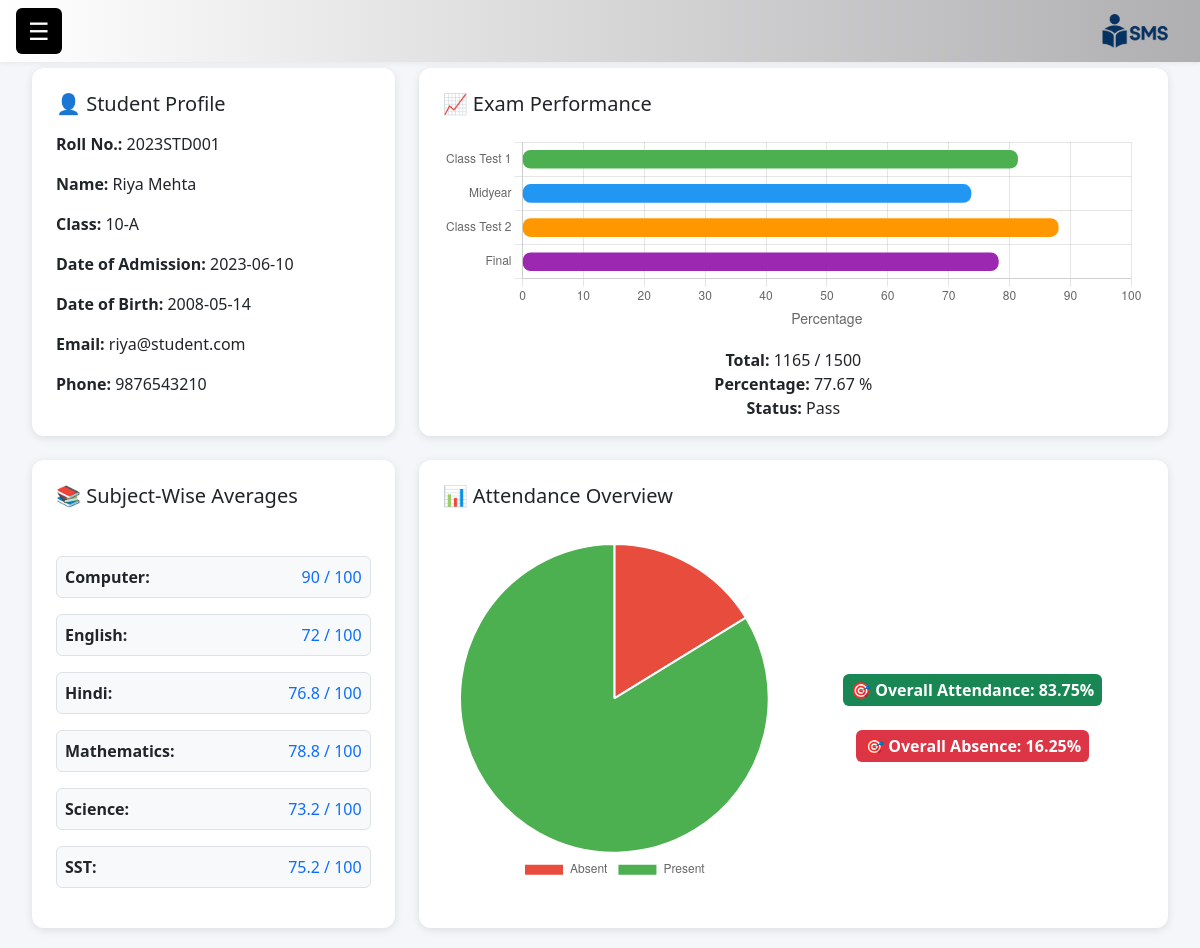
The page /student/dashboard.php (signed in) on the database its author committed.
### tables this page shows
CREATE TABLE `students` (
  `enroll_no` varchar(20) NOT NULL,
  `name` varchar(100) NOT NULL,
  `email` varchar(100) NOT NULL,
  `phone` varchar(15) NOT NULL,
  `class` varchar(20) NOT NULL,
  `profile_image` varchar(200) NOT NULL,
  `dob` date NOT NULL,
  `admission_date` date NOT NULL,
  `gender` enum('Male','Female','Other') NOT NULL,
  `address` text DEFAULT NULL,
  `blood_group` enum('A+','A-','B+','B-','AB+','AB-','O+','O-') DEFAULT NULL,
  `father_name` varchar(100) DEFAULT NULL,
  `father_phone` varchar(15) DEFAULT NULL,
  `mother_name` varchar(100) DEFAULT NULL,
  `mother_phone` varchar(15) DEFAULT NULL
);

CREATE TABLE `marks` (
  `enroll_no` varchar(20) NOT NULL,
  `subject_name` varchar(100) NOT NULL,
  `class_test_1` int(11) DEFAULT NULL CHECK (`class_test_1` between 0 and 25),
  `midyear` int(11) DEFAULT NULL CHECK (`midyear` between 0 and 100),
  `class_test_2` int(11) DEFAULT NULL CHECK (`class_test_2` between 0 and 25),
  `final` int(11) DEFAULT NULL CHECK (`final` between 0 and 100),
  `total_marks` int(11) GENERATED ALWAYS AS (`class_test_1` + `midyear` + `class_test_2` + `final`) STORED,
  `out_of_marks` int(11) DEFAULT 250,
  `result` enum('Pass','Fail') DEFAULT NULL
);

### student/dashboard.php (the view, shortened to what this page needs)
<?php
include("../includes/student_header.php");
require_once ("../includes/db.php");
$enroll_no = $_SESSION['enroll_no'];
$student = $conn->query("SELECT * FROM students WHERE enroll_no = '$enroll_no'")->fetch_assoc();
$attendance = $conn->query("SELECT * FROM attendance WHERE enroll_no = '$enroll_no'")->fetch_assoc();
$marksRaw = $conn->query("SELECT * FROM marks WHERE enroll_no = '$enroll_no'");
$examTotals = ['class_test_1' => 0, 'midyear' => 0, 'class_test_2' => 0, 'final' => 0];
$subjectCount = 0;
$totalScored = 0;
$pass_fail = 'Pass';
while ($row = $marksRaw->fetch_assoc()) {
	$examTotals['class_test_1'] += $row['class_test_1'];
	$examTotals['midyear'] += $row['midyear'];
	$examTotals['class_test_2'] += $row['class_test_2'];
	$examTotals['final'] += $row['final'];
	$totalScored += $row['class_test_1'] + $row['midyear'] + $row['class_test_2'] + $row['final'];
	$subjectCount++;
}
$subjectAverages = [];
$marksRaw->data_seek(0);
while ($row = $marksRaw->fetch_assoc()) {
	$subject = $row['subject_name'];
	$total = $row['class_test_1'] + $row['midyear'] + $row['class_test_2'] + $row['final'];
	$subjectAverages[$subject] = round($total / 250 * 100, 2);
}
$grandTotalOutOf = 250 * $subjectCount;
$ctOutOf = 25 * $subjectCount;
$mainOutOf = 100 * $subjectCount;
$examPercents = [
	'Class Test 1' => round(($examTotals['class_test_1'] / $ctOutOf) * 100, 2),
	'Midyear' => round(($examTotals['midyear'] / $mainOutOf) * 100, 2),
	'Class Test 2' => round(($examTotals['class_test_2'] / $ctOutOf) * 100, 2),
	'Final' => round(($examTotals['final'] / $mainOutOf) * 100, 2)
];
$exams = [
	'Pre CT1' => $attendance['pre_ct1_attendance'] ?? 0,
	'Pre Mid' => $attendance['pre_mid_attendance'] ?? 0,
	'Pre CT2' => $attendance['pre_ct2_attendance'] ?? 0,
	'Pre Final' => $attendance['pre_final_attendance'] ?? 0
];
$presentTotal = round(array_sum($exams) / count($exams), 2);
$absentPercent = 100 - $presentTotal;
?>
<!DOCTYPE html>
<html lang="en">
<head>
	<link href="https://cdn.jsdelivr.net/npm/bootstrap@5.3.2/dist/css/bootstrap.min.css" rel="stylesheet">
</head>
<body>
	<div class="container-fluid">
		<div class="row g-4">
			<div class="col-md-4">
				<div class="card profile-box p-4 h-100">
					<h5 class="mb-3">👤 Student Profile</h5>
					<p><strong>Roll No.:</strong> <?= $student['enroll_no'] ?></p>
					<p><strong>Name:</strong> <?= $student['name'] ?></p>
					<p><strong>Class:</strong> <?= $student['class'] ?></p>
					<p><strong>Date of Admission:</strong> <?= $student['admission_date'] ?></p>
					<p><strong>Date of Birth:</strong> <?= $student['dob'] ?></p>
					<p><strong>Email:</strong> <?= $student['email'] ?></p>
					<p><strong>Phone:</strong> <?= $student['phone'] ?></p>
				</div>
			</div>
			<div class="col-md-8">
				<div class="card p-4 pb-0 h-100">
					<h5 class="mb-3">📈 Exam Performance</h5>
					<div style="overflow-x: auto;">
						<canvas id="marksChart" height="200" style="max-height: 200px;"></canvas>
					</div>
					<div class="mt-3 text-center">
						<strong>Total:</strong> <?= $totalScored ?> / <?= $grandTotalOutOf ?><br>
						<strong>Percentage:</strong> <?= round($totalScored / $grandTotalOutOf * 100, 2) ?> % <br>
						<strong>Status:</strong> <?= $pass_fail ?? 'N/A' ?>
					</div>
				</div>
			</div>
			<div class="col-md-4">
				<div class="card p-4 h-100">
					<h5 class="mb-5">📚 Subject-Wise Averages</h5>
					<?php foreach ($subjectAverages as $subject => $avg): ?>
						<div class="border rounded p-2 mb-3 bg-light">
							<strong><?= htmlspecialchars($subject) ?>:</strong>
							<span class="float-end text-primary"><?= $avg ?> / 100</span>
						</div>
					<?php endforeach; ?>
				</div>
			</div>
			<div class="col-md-8">
				<div class="card p-4 h-100">
					<h5 class="mb-3">📊 Attendance Overview</h5>
					<div class="d-flex flex-wrap align-items-center justify-content-between h-100">
						<div style="flex: 1; display: flex; justify-content: center; min-width: 260px;">
							<canvas id="attendanceChart" width="260" height="260"></canvas>
						</div>
						<div style="flex: 1; min-width: 250px;" class="mt-3 mt-md-0 ps-3">
							<div class="row g-3">
								<div class="col-12 text-center">
									<div class="mt-2 badge bg-success p-2 fs-6">
										🎯 Overall Attendance:
										<strong><?= $presentTotal ?>%</strong>
									</div>
								</div>
								<div class="col-12 text-center">
									<div class="mt-2 badge bg-danger p-2 fs-6">
										🎯 Overall Absence:
										<strong><?= $absentPercent ?>%</strong>
									</div>
								</div>
							</div>
						</div>
					</div>
				</div>
			</div>
		</div>
	</div>
	<script>
		const attendanceChart = new Chart(document.getElementById('attendanceChart'), {
			type: 'pie',
			data: {
				labels: [
					'Absent',
					'Present'
				],
				datasets: [{
					data: [
						<?= $absentPercent ?>,
						<?= $presentTotal ?>
					],
					backgroundColor: [
						'#e74c3c',  // Absent - Red
						'#4caf50',  // Present - Green
					],
					borderColor: '#fff',
					borderWidth: 2
				}]
			},
			options: {
				responsive: true,
				maintainAspectRatio: true,
				plugins: {
					legend: {
						position: 'bottom',
					}
				}
			}
		});
		const marksBar = new Chart(document.getElementById('marksChart'), {
			type: 'bar',
			data: {
				labels: ['Class Test 1', 'Midyear', 'Class Test 2', 'Final'],
				datasets: [{
					label: 'Average %',
					data: [
						<?= $examPercents['Class Test 1'] ?>,
						<?= $examPercents['Midyear'] ?>,
						<?= $examPercents['Class Test 2'] ?>,
						<?= $examPercents['Final'] ?>
					],
					backgroundColor: ['#4caf50', '#2196f3', '#ff9800', '#9c27b0'],
					borderRadius: 8,
					borderSkipped: false,
					barThickness: 18
				}]
			},
			options: {
				indexAxis: 'y',
				responsive: true,
				maintainAspectRatio: false,
				plugins: {
					legend: { display: false },
					tooltip: {
						callbacks: {
							label: function (context) {
								return context.raw + '%';
							}
						}
					}
				},
				scales: {
					x: {
						beginAtZero: true,
						max: 100,
						title: {
							display: true,
							text: 'Percentage',
							font: { size: 14 }
						}
					},
					y: {
						ticks: { font: { size: 12 } }
					}
				}
			}
		});
	</script>
</body>
</html>

### includes/student_header.php (style rules this page uses)
body { margin: 0; padding: 0; overflow-x: hidden; font-family: 'Segoe UI', sans-serif; background-color: #f5f6fa; transition: filter 0.3s ease; }

### student/dashboard.php (style rules this page uses)
body { background-color: #f5f6fa; font-family: 'Segoe UI', sans-serif; padding: 20px; }
.card { box-shadow: 0 2px 8px rgba(0, 0, 0, 0.1); border: none; border-radius: 12px; }
.profile-box { min-height: 300px; }

### rows shown on the page
students: enroll_no "2023STD001", name "Riya Mehta", class "10-A", admission_date "2023-06-10", dob "2008-05-14", email "riya@student.com", phone "9876543210"
marks: subject_name "SST", avg "75.2"

### other values the page prints
$totalScored "1165"
$grandTotalOutOf "1500"
$totalScored / $grandTotalOutOf * 100 "77.67"
$pass_fail "Pass"
$subject "Computer"
$avg "90"
$subject "English"
$avg "72"
$subject "Hindi"
$avg "76.8"
$subject "Mathematics"
$avg "78.8"
$subject "Science"
$avg "73.2"
$presentTotal "83.75"
